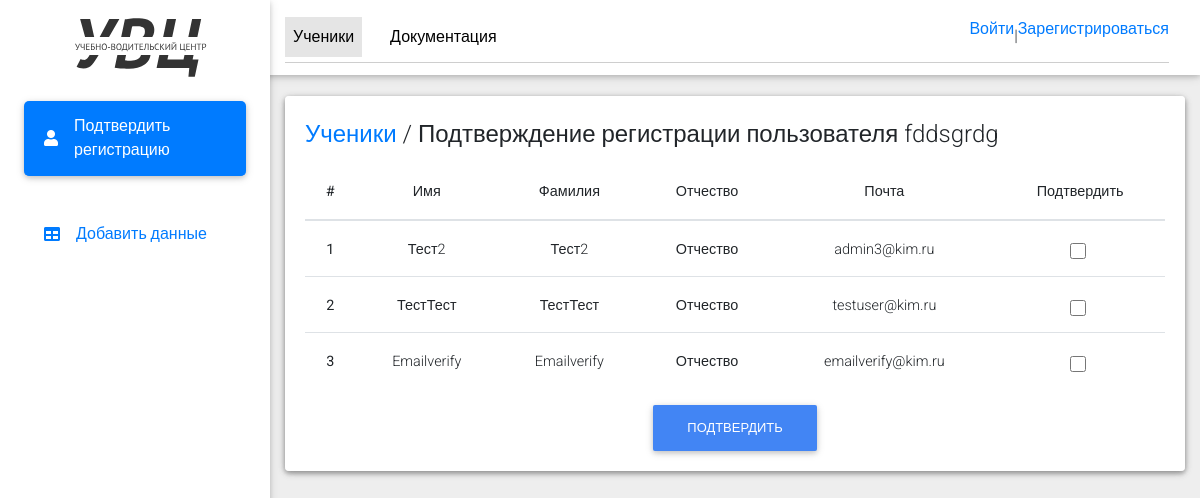
Before: /users/user_profile/manager_dashboard/ with the older database file.
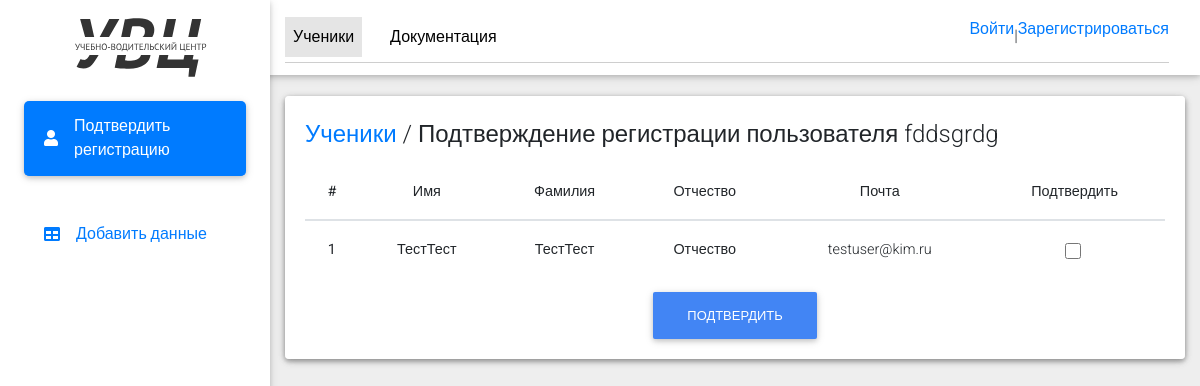
After: the same page with the newer database file.
### users/models.py (models this page shows)
class User(AbstractUser):
    email = models.EmailField(
        _('email address'),
        unique=True,
    )
    email_verify = models.BooleanField(default=False)
    surname = models.CharField(max_length=255, blank=True, null=True)
    phone = models.CharField(max_length=255, blank=True, null=True)
    USERNAME_FIELD = 'email'
    REQUIRED_FIELDS = []

### users/views.py (the view)
# urls.py: path('user_profile/manager_dashboard/', manager_dashboard),
def manager_dashboard(request):
    users = User.objects.filter(email_verify=0)
    return render(request, 'manager_dashboard.html', {'users': users})

### templates/manager_dashboard.html (shortened to what the changed rows need)
{% load static %}
<!DOCTYPE html>
<html lang="en">
<head>
  <link rel="stylesheet" href="https://use.fontawesome.com/releases/v5.11.2/css/all.css">
  <link rel="stylesheet" href="{% static 'css/bootstrap.min.css' %}">
  <link rel="stylesheet" href="{% static 'css/mdb.min.css' %}">
  <link rel="stylesheet" href="{% static 'css/style.css' %}">
</head>
<body class="grey lighten-3">
  <main class="pt-5 max-lg-5">
    <div class="container-fluid mt-5">
        <div class="card mb-4 wow fadeIn">
            <div class="card body d-sm-flex justify-content-between card-manager">
                <form id="confirmation-form" method="post" action="{% url 'confirm_users' %}">
                    <table class="table">
                        <thead>
                            <tr>
                                <th scope="col">#</th>
                                <th scope="col">Имя</th>
                                <th scope="col">Фамилия</th>
                                <th scope="col">Отчество</th>
                                <th scope="col">Почта</th>
                                <th scope="col">Подтвердить</th>
                            </tr>
                        </thead>
                        <tbody>
                            {% for user in users %}
                                <tr>
                                    <th scope="row">{{ forloop.counter }}</th>
                                    <td>{{ user.first_name }}</td>
                                    <td>{{ user.last_name }}</td>
                                    <td>{{ user.surname }}</td>
                                    <td>{{ user.email }}</td>
                                    <td>
                                        <div class="form-check">
                                            <input class="form-check-input" type="checkbox" name="user_id" value="{{ user.id }}">
                                        </div>
                                    </td>
                                </tr>
                            {% endfor %}
                        </tbody>
                    </table>
                </form>
            </div>
        </div>
    </div>
  </main>
</body>
</html>

Changed rows visible on the page:
no longer on this page (row edited): User: first_name "Тест2", last_name "Тест2", surname "Отчество", email "admin3@kim.ru"
no longer on this page (row edited): User: first_name "Emailverify", last_name "Emailverify", surname "Отчество", email "emailverify@kim.ru"
